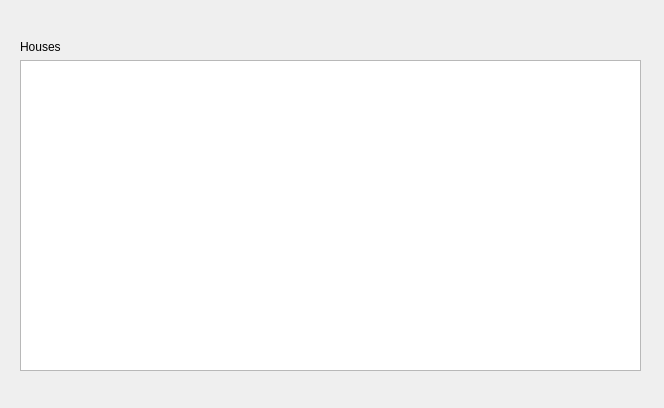
<?xml version="1.0" encoding="UTF-8"?>
<ui version="4.0">
 <class>SearchHouse</class>
 <widget class="QWidget" name="SearchHouse">
  <property name="geometry">
   <rect>
    <x>0</x>
    <y>0</y>
    <width>664</width>
    <height>408</height>
   </rect>
  </property>
  <property name="maximumSize">
   <size>
    <width>664</width>
    <height>408</height>
   </size>
  </property>
  <property name="windowTitle">
   <string>Saha Housings - Search for Houses</string>
  </property>
  <widget class="QWidget" name="verticalLayoutWidget">
   <property name="geometry">
    <rect>
     <x>20</x>
     <y>40</y>
     <width>621</width>
     <height>331</height>
    </rect>
   </property>
   <layout class="QVBoxLayout" name="verticalLayout">
    <item>
     <widget class="QLabel" name="infoLabel">
      <property name="maximumSize">
       <size>
        <width>16777215</width>
        <height>20</height>
       </size>
      </property>
      <property name="text">
       <string>Houses</string>
      </property>
     </widget>
    </item>
    <item>
     <widget class="QTableView" name="tableView"/>
    </item>
   </layout>
  </widget>
 </widget>
 <resources/>
 <connections/>
</ui>
